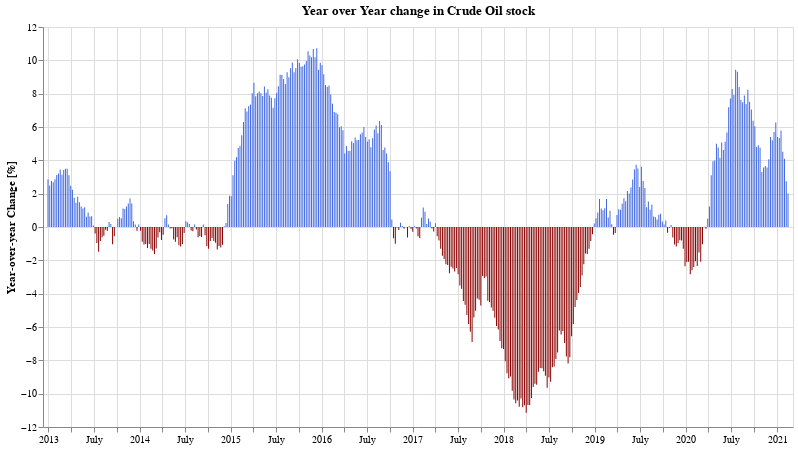

Notebook code cell kept with this figure:
### Code cell
col = 'Crude Oil'

def chartFor(df, metric='Crude Oil', label='stock'):
    return alt.Chart(df.reset_index()[['dt', metric]]).mark_bar(width=1).encode(
        alt.X('dt:T', axis=alt.Axis(title='')),
        alt.Y(f'{metric}:Q', axis=alt.Axis(title='Year-over-year Change [%]')),
        color=alt.condition(f"datum['{metric}'] < 0",
            alt.value('darkred'),
            alt.value('royalblue')
        ),
        tooltip=[alt.Tooltip('dt:T', title=''), alt.Tooltip(f'{metric}:Q', title='YoY % Change', format=',.02f')]
    ).properties(
        title=f'Year over Year change in {metric} {label}',
        width=750,
        height=400
    )

chartFor(df_oil_yoy, col)

### Figure 1 — Vega-Lite specification as saved in the notebook (floating-point values rounded to 4 significant figures; data arrays with more than 128 entries replaced by an {"elided": "..."} marker saying what was removed)
{"config": {"view": {"continuousWidth": 400, "continuousHeight": 300}}, "data": {"name": "data-b48813c68bbb423faafeab20c7cce10e"}, "mark": {"type": "bar", "width": 1}, "encoding": {"color": {"condition": {"value": "darkred", "test": "datum['Crude Oil'] < 0"}, "value": "royalblue"}, "tooltip": [{"type": "temporal", "field": "dt", "title": ""}, {"type": "quantitative", "field": "Crude Oil", "format": ",.02f", "title": "YoY % Change"}], "x": {"type": "temporal", "axis": {"title": ""}, "field": "dt"}, "y": {"type": "quantitative", "axis": {"title": "Year-over-year Change [%]"}, "field": "Crude Oil"}}, "height": 400, "title": "Year over Year change in Crude Oil stock", "width": 750, "$schema": "https://vega.github.io/schema/vega-lite/v4.8.1.json", "datasets": {"data-b48813c68bbb423faafeab20c7cce10e": {"elided": "477 records"}}}
